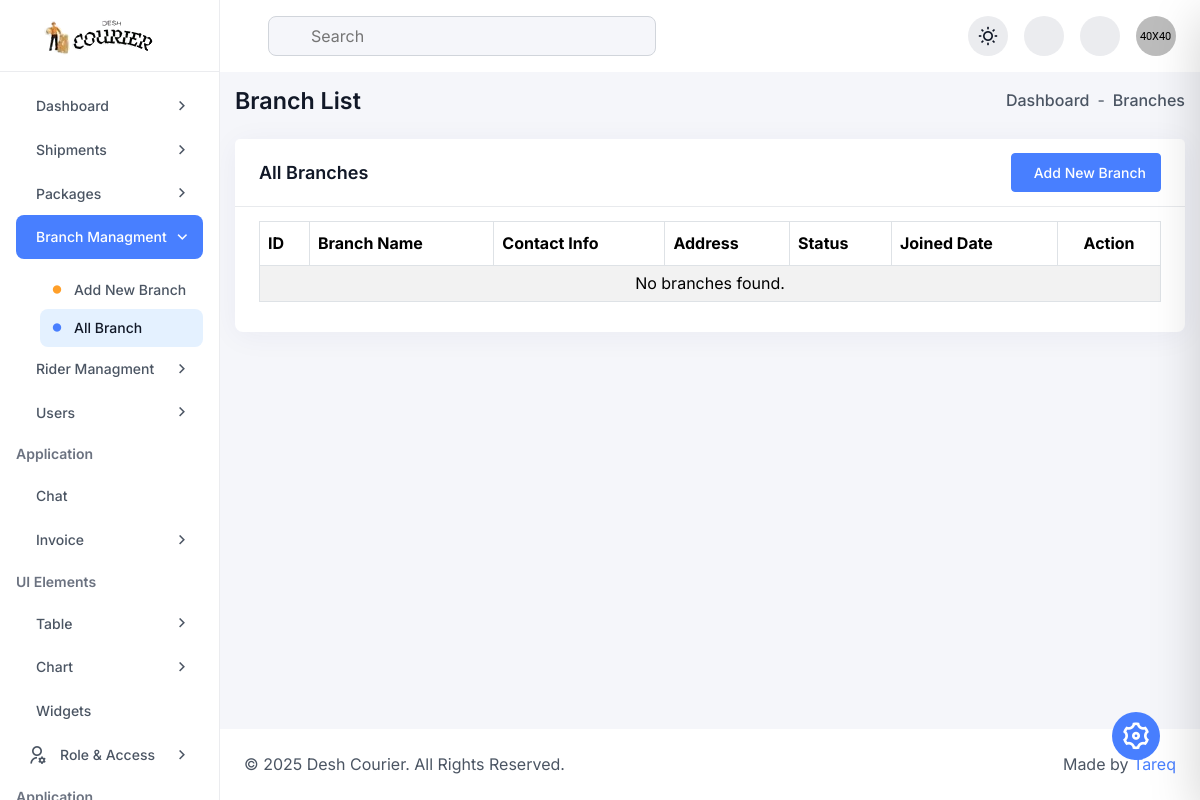
Page /admin/branches.php (signed in) on the earlier database version.
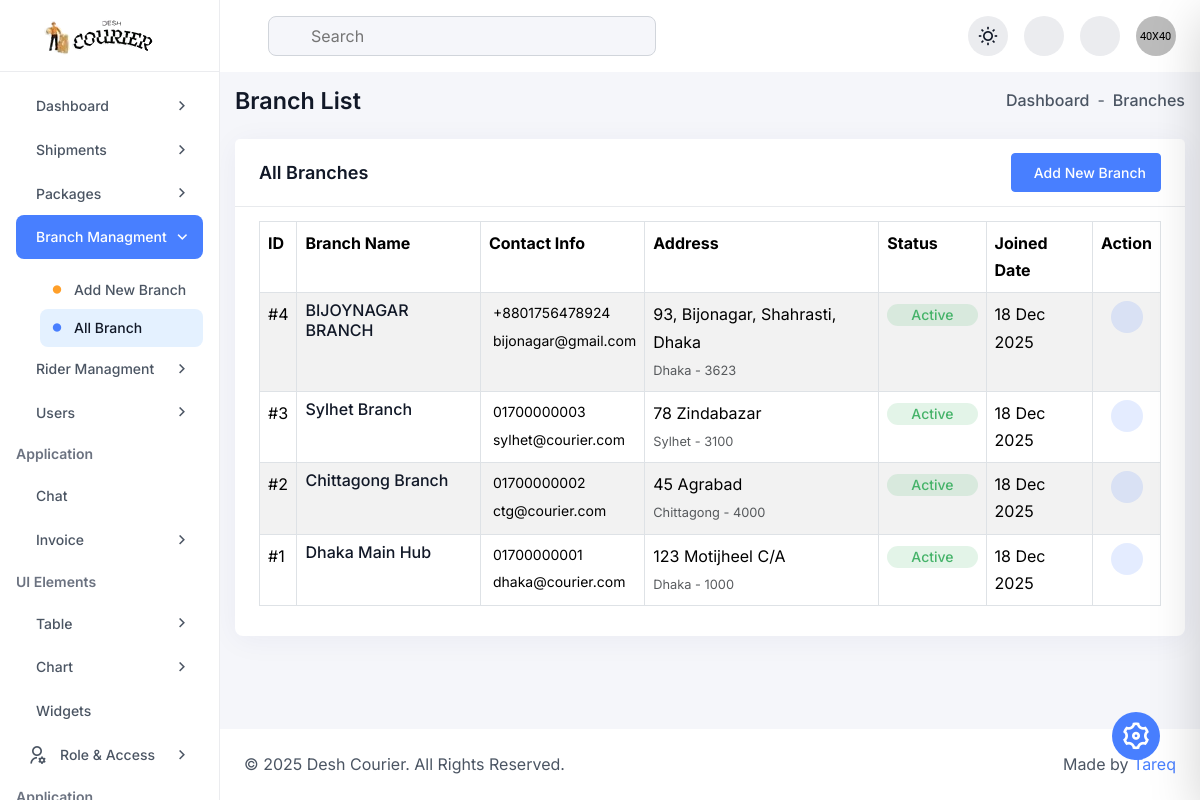
Same page on the later database version.
### tables this page shows
CREATE TABLE `branches` (
  `branch_id` int(11) NOT NULL,
  `branch_name` varchar(100) NOT NULL,
  `branch_email` varchar(100) NOT NULL,
  `branch_contact` varchar(20) NOT NULL,
  `branch_address` text NOT NULL,
  `city` varchar(50) NOT NULL,
  `zip_code` varchar(20) NOT NULL,
  `status` enum('active','inactive') DEFAULT 'active',
  `created_at` timestamp NOT NULL DEFAULT current_timestamp(),
  `updated_at` timestamp NOT NULL DEFAULT current_timestamp() ON UPDATE current_timestamp()
);

### admin/branches.php (the view, shortened to what this page needs)
<?php
require 'db.php';
try {
    $stmt = $pdo->query("SELECT * FROM branches ORDER BY branch_id DESC");
    $branches = $stmt->fetchAll(PDO::FETCH_ASSOC);
} catch (Exception $e) {
    die("Error fetching branches: " . $e->getMessage());
}
?>
<?php include "inc/header.php"?>
  <div class="dashboard-main-body">
    <div class="d-flex flex-wrap align-items-center justify-content-between gap-3 mb-24">
      <h6 class="fw-semibold mb-0">Branch List</h6>
      <ul class="d-flex align-items-center gap-2">
        <li class="fw-medium">
          <a href="index.html" class="d-flex align-items-center gap-1 hover-text-primary">
            Dashboard
          </a>
        </li>
        <li>-</li>
        <li class="fw-medium">Branches</li>
      </ul>
    </div>
    <div class="row">
      <div class="col-lg-12">
        <div class="card">
          <div class="card-header d-flex justify-content-between align-items-center">
            <h5 class="card-title mb-0">All Branches</h5>
            <a href="add-branch.php" class="btn btn-primary-600 btn-sm d-flex align-items-center gap-2">
                <iconify-icon icon="solar:add-circle-linear" class="text-xl"></iconify-icon> Add New Branch
            </a>
          </div>
          <div class="card-body">
            <div class="table-responsive">
              <table class="table table-bordered table-striped">
                <thead>
                  <tr>
                    <th scope="col">ID</th>
                    <th scope="col">Branch Name</th>
                    <th scope="col">Contact Info</th>
                    <th scope="col">Address</th>
                    <th scope="col">Status</th>
                    <th scope="col">Joined Date</th>
                    <th scope="col" class="text-center">Action</th> </tr>
                </thead>
                <tbody>
                  <?php if (count($branches) > 0): ?>
                    <?php foreach ($branches as $branch): ?>
                      <tr>
                        <td>#<?= htmlspecialchars($branch['branch_id']) ?></td>
                        <td>
                          <div class="d-flex align-items-center">
                            <h6 class="text-md mb-0 fw-medium"><?= htmlspecialchars($branch['branch_name']) ?></h6>
                          </div>
                        </td>
                        <td>
                          <span class="text-sm d-block mb-1">
                            <?= htmlspecialchars($branch['branch_contact']) ?>
                          </span>
                          <span class="text-sm d-block">
                            <?= htmlspecialchars($branch['branch_email']) ?>
                          </span>
                        </td>
                        <td>
                            <?= htmlspecialchars($branch['branch_address']) ?><br>
                            <small class="text-muted"><?= htmlspecialchars($branch['city']) ?> - <?= htmlspecialchars($branch['zip_code']) ?></small>
                        </td>
                        <td>
                          <?php if ($branch['status'] == 'active'): ?>
                            <span class="badge bg-success-focus text-success-main px-24 py-4 rounded-pill fw-medium text-sm">Active</span>
                          <?php else: ?>
                            <span class="badge bg-danger-focus text-danger-main px-24 py-4 rounded-pill fw-medium text-sm">Inactive</span>
                          <?php endif; ?>
                        </td>
                        <td><?= date('d M Y', strtotime($branch['created_at'])) ?></td>
                        <td class="text-center">
                            <div class="d-flex align-items-center justify-content-center gap-2">
                                <a href="add-branch.php?id=<?= $branch['branch_id'] ?>" class="w-32-px h-32-px bg-primary-light text-primary-600 rounded-circle d-flex justify-content-center align-items-center">
                                </a>
                            </div>
                        </td>
                      </tr>
                    <?php endforeach; ?>
                  <?php else: ?>
                    <tr>
                      <td colspan="7" class="text-center py-4">No branches found.</td>
                    </tr>
                  <?php endif; ?>
                </tbody>
              </table>
            </div>
          </div>
        </div>
      </div>
    </div>
  </div>
<?php include "inc/footer.php" ?>

Differences in the rows shown:
added branches: branch_id "4", branch_name "BIJOYNAGAR BRANCH", branch_contact "+8801756478924", branch_email "bijonagar@gmail.com", branch_address "93, Bijonagar, Shahrasti, Dhaka", city "Dhaka", zip_code "3623", status "Active", created_at "18 Dec 2025"
added branches: branch_id "3", branch_name "Sylhet Branch", branch_contact "01700000003", branch_email "sylhet@courier.com", branch_address "78 Zindabazar", city "Sylhet", zip_code "3100", status "Active", created_at "18 Dec 2025"
added branches: branch_id "2", branch_name "Chittagong Branch", branch_contact "01700000002", branch_email "ctg@courier.com", branch_address "45 Agrabad", city "Chittagong", zip_code "4000", status "Active", created_at "18 Dec 2025"
added branches: branch_id "1", branch_name "Dhaka Main Hub", branch_contact "01700000001", branch_email "dhaka@courier.com", branch_address "123 Motijheel C/A", city "Dhaka", zip_code "1000", status "Active", created_at "18 Dec 2025"
Other differences:
text no longer shown: "No branches found."
